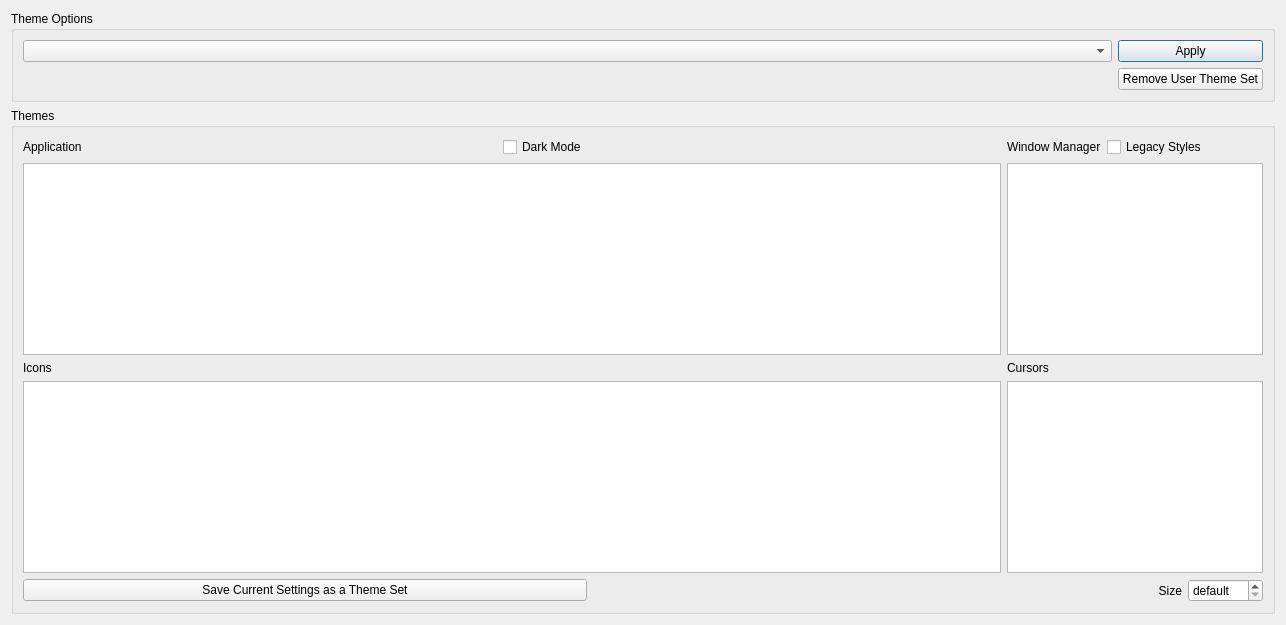
     <widget class="QWidget" name="tabTheme">
      <attribute name="title">
       <string>Theme</string>
      </attribute>
      <layout class="QGridLayout">
       <item row="0" column="0">
        <widget class="QGroupBox" name="groupTheme">
         <property name="title">
          <string>Theme Options</string>
         </property>
         <layout class="QGridLayout">
          <item row="0" column="1">
           <widget class="QPushButton" name="pushThemeApply">
            <property name="text">
             <string>Apply</string>
            </property>
            <property name="icon">
             <iconset theme="dialog-ok"/>
            </property>
            <property name="shortcut">
             <string/>
            </property>
            <property name="autoDefault">
             <bool>true</bool>
            </property>
            <property name="default">
             <bool>true</bool>
            </property>
           </widget>
          </item>
          <item row="0" column="0">
           <widget class="QComboBox" name="comboTheme">
            <property name="sizePolicy">
             <sizepolicy hsizetype="Expanding" vsizetype="Fixed">
              <horstretch>0</horstretch>
              <verstretch>0</verstretch>
             </sizepolicy>
            </property>
           </widget>
          </item>
          <item row="1" column="1">
           <widget class="QPushButton" name="pushThemeRemoveSet">
            <property name="text">
             <string>Remove User Theme Set</string>
            </property>
            <property name="icon">
             <iconset theme="list-remove"/>
            </property>
           </widget>
          </item>
         </layout>
        </widget>
       </item>
       <item row="1" column="0">
        <widget class="QGroupBox" name="groupThemes">
         <property name="title">
          <string>Themes</string>
         </property>
         <layout class="QGridLayout" name="gridLayout">
          <item row="0" column="0">
           <widget class="QLabel" name="labelThemeWidget">
            <property name="text">
             <string extracomment="theme an application will get">Application</string>
            </property>
           </widget>
          </item>
          <item row="0" column="1">
           <spacer name="horizontalSpacer">
            <property name="orientation">
             <enum>Qt::Orientation::Horizontal</enum>
            </property>
            <property name="sizeHint" stdset="0">
             <size>
              <width>409</width>
              <height>20</height>
             </size>
            </property>
           </spacer>
          </item>
          <item row="0" column="2">
           <widget class="QCheckBox" name="checkBoxGTKDarkMode">
            <property name="text">
             <string>Dark Mode</string>
            </property>
           </widget>
          </item>
          <item row="0" column="3">
           <spacer name="horizontalSpacer_2">
            <property name="orientation">
             <enum>Qt::Orientation::Horizontal</enum>
            </property>
            <property name="sizeHint" stdset="0">
             <size>
              <width>408</width>
              <height>20</height>
             </size>
            </property>
           </spacer>
          </item>
          <item row="0" column="4">
           <widget class="QLabel" name="labelThemeWindow">
            <property name="text">
             <string extracomment="theme a window manager border will get">Window Manager</string>
            </property>
           </widget>
          </item>
          <item row="0" column="5" colspan="2">
           <widget class="QCheckBox" name="checkThemeFluxboxLegacyStyles">
            <property name="text">
             <string>Legacy Styles</string>
            </property>
           </widget>
          </item>
          <item row="1" column="0" colspan="4">
           <widget class="QListWidget" name="listThemeWidget"/>
          </item>
          <item row="1" column="4" colspan="3">
           <widget class="QListWidget" name="listThemeWindow"/>
          </item>
          <item row="2" column="0">
           <widget class="QLabel" name="labelThemeIcons">
            <property name="text">
             <string extracomment="icon theme">Icons</string>
            </property>
           </widget>
          </item>
          <item row="2" column="4">
           <widget class="QLabel" name="labelThemeCursors">
            <property name="text">
             <string extracomment="cursor theme">Cursors</string>
            </property>
           </widget>
          </item>
          <item row="3" column="0" colspan="4">
           <widget class="QListWidget" name="listThemeIcons"/>
          </item>
          <item row="3" column="4" colspan="3">
           <widget class="QListWidget" name="listThemeCursors"/>
          </item>
          <item row="4" column="0" colspan="3">
           <widget class="QPushButton" name="pushThemeSaveSet">
            <property name="text">
             <string extracomment="save theme settings as a group">Save Current Settings as a Theme Set</string>
            </property>
            <property name="icon">
             <iconset theme="document-save"/>
            </property>
           </widget>
          </item>
          <item row="4" column="5">
           <widget class="QLabel" name="labelThemeCursorSize">
            <property name="text">
             <string extracomment="size of the cursor">Size</string>
            </property>
            <property name="alignment">
             <set>Qt::AlignmentFlag::AlignRight|Qt::AlignmentFlag::AlignTrailing|Qt::AlignmentFlag::AlignVCenter</set>
            </property>
           </widget>
          </item>
          <item row="4" column="6">
           <widget class="QSpinBox" name="spinThemeCursorSize">
            <property name="specialValueText">
             <string extracomment="default cursor size determined by X server">default</string>
            </property>
            <property name="maximum">
             <number>256</number>
            </property>
            <property name="singleStep">
             <number>16</number>
            </property>
           </widget>
          </item>
         </layout>
        </widget>
       </item>
      </layout>
     </widget>
